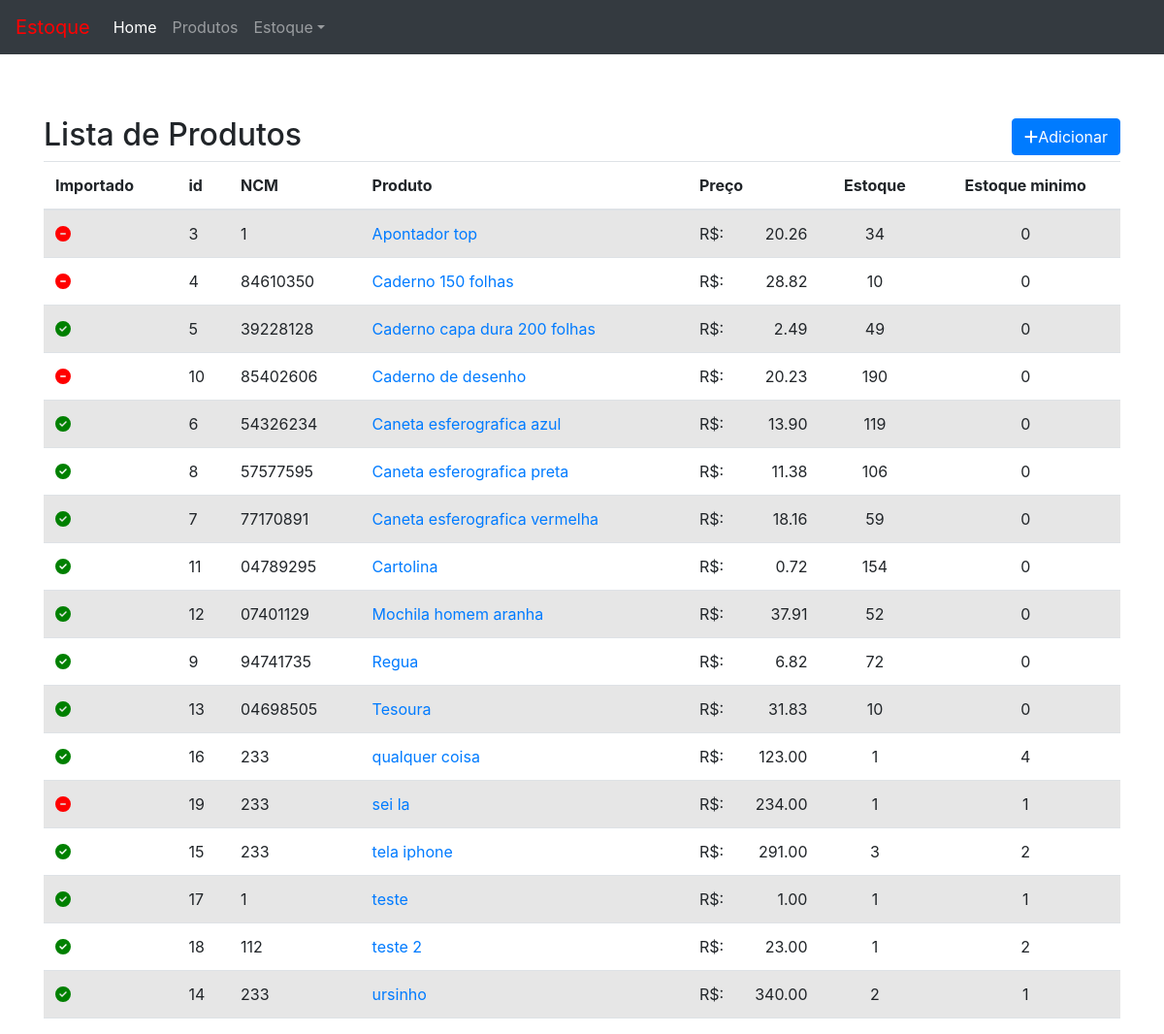
Before: /produto/ with the older database file.
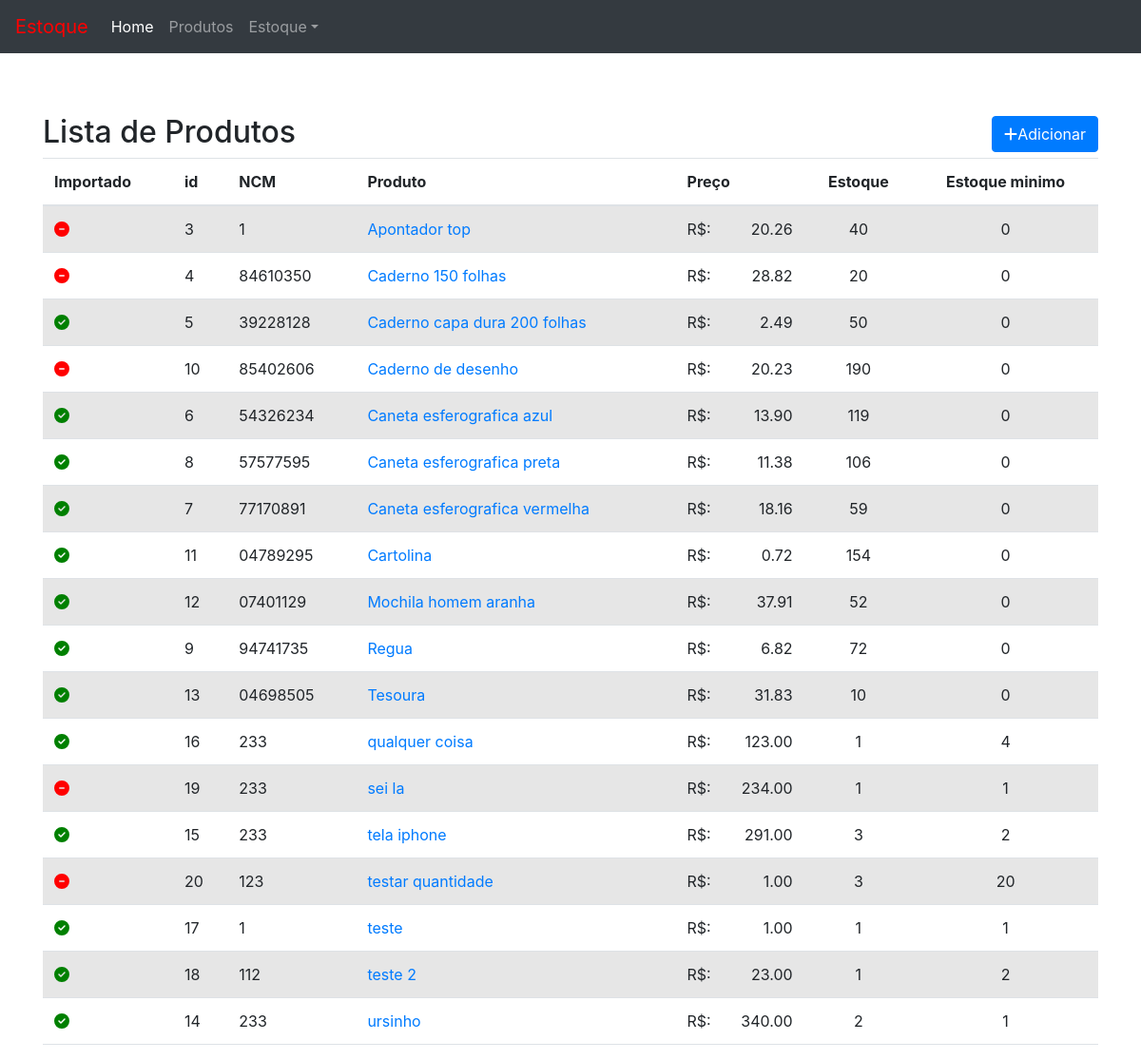
After: the same page with the newer database file.
### product/models.py (models this page shows, shortened)
class Product(models.Model):
    imported = models.BooleanField(default= True)
    ncm = models.CharField('NCM', max_length= 8)
    product = models.CharField(max_length=100 , unique=True)
    price = models.DecimalField('price' , max_digits=7 , decimal_places=2)
    inventory = models.IntegerField('current_inventory')
    minimum_inventory = models.IntegerField('minimum_inventory' ,default= 0)
    class Meta:
        ordering = ('product' , )
    def get_absolute_url(self):
        return reverse_lazy('produto:product_detail' , kwargs= {'pk': self.pk})

### product/views.py (the view)
# urls.py: path('' , v.produto_list , name='product_list'),
def produto_list(request):
    template_name = 'produto_list.html'
    objects= Product.objects.all()
    context = {'object_list': objects}
    return render(request  , template_name , context)

### product/templates/produto_list.html (shortened to what this page needs)
{% extends "base.html" %}
{% load static %}
{% block content%}
<div class="page-header">
    <h2>Lista de Produtos
        <span class="pull-right">
            <a href="{% url 'produto:product_add' %}">
                <button type="button" class="btn btn-primary">
                    <span class="fa fa-plus"></span>Adicionar
                </button>
            </a>
        </span>
    </h2>
    {% if object_list %}
    <table class="table table-striped">
        <thead>
            <tr>
                <th>Importado</th>
                <th>id</th>
                <th>NCM</th>
                <th>Produto</th>
                <th>Preço</th>
                <th class="text-center">Estoque</th>
                <th class="text-center">Estoque minimo</th>
            </tr>
        </thead>
        <tbody>
            {% for object in object_list %}
                <tr>
                    <td>
                        {% if object.imported %}
                          <i class="fa fa-check-circle ok"></i>
                        {% else %}
                          <i class="fa fa-minus-circle no"></i>
                        {% endif %}
                      </td>
                    <td> {{ object.id}} </td>
                    <td> {{ object.ncm}} </td>
                    <td>
                        <a href="{{ object.get_absolute_url }}">{{ object.product }}
                    </td>
                    <td>R$: <span class="pull-right">{{object.price}}</span> </td>
                    <td class="text-center"> {{ object.inventory }} </td>
                    <td class="text-center"> {{ object.minimum_inventory }} </td>
                </tr>
            {% endfor %}
        </tbody>
    </table>
    {% else %}
        <a href="" class="alert alert-warning">Sem itens na lista</a>
    {% endif %}
</div>
{% endblock content %}

### core/templates/base.html (shortened to what this page needs)
{% load static %}
<!doctype html>
<html lang="en">
  <head>
    <link rel="stylesheet" href="https://maxcdn.bootstrapcdn.com/bootstrap/4.0.0/css/bootstrap.min.css">
    <link rel="stylesheet" href="https://stackpath.bootstrapcdn.com/font-awesome/4.7.0/css/font-awesome.min.css">
    <link href="https://cdnjs.cloudflare.com/ajax/libs/select2/4.0.6-rc.0/css/select2.min.css" rel="stylesheet" />
    <link href="https://cdn.jsdelivr.net/npm/bootstrap@5.1.3/dist/css/bootstrap.min.css" rel="stylesheet">
    <link rel="stylesheet" href="https://cdn.jsdelivr.net/npm/bootstrap@4.5.3/dist/css/bootstrap.min.css">
    <link href="{% static 'fontawesome_free/css/all.min.css' %}" rel="stylesheet" type="text/css">
    <link href="fontawesome_free/css/all.min.css" rel="stylesheet" type="text/css">
    <link rel="stylesheet" href="{% static 'styles/style.css' %}">
  </head>
  <body>
    {% include "includes/nav.html" %}
    <div class="container">
        {% block content %}{% endblock content %}
    </div>
  </body>
</html>

### core/templates/includes/nav.html (shortened to what this page needs)
<nav class="navbar navbar-expand-md navbar-dark bg-dark fixed-top">
    <a class="navbar-brand" href="#" style="color: red;"> <img src="https://img.icons8.com/color/48/000000/fork-lift.png" alt="">Estoque</a>
    <div class="collapse navbar-collapse" id="navbarsExampleDefault">
        <ul class="navbar-nav mr-auto">
            <li class="nav-item active">
                <a class="nav-link" href="#">Home <span class="sr-only">(current)</span></a>
            </li>
            <li class="nav-item">
                <a class="nav-link" href="{% url 'produto:product_list' %}">Produtos</a>
            </li>
            <li class="nav-item dropdown">
                <a class="nav-link dropdown-toggle" href="#" id="dropdown01" data-toggle="dropdown" aria-haspopup="true" aria-expanded="false">Estoque</a>
            </li>
        </ul>
    </div>
</nav>

### core/static/styles/style.css (style rules this page uses)
body { margin-top: 120px; }
.ok { color: green; }
.no { color: red; }

Changed rows visible on the page:
changed Product "Apontador top": inventory "34" → "40"
changed Product "Caderno 150 folhas": inventory "10" → "20"
changed Product "Caderno capa dura 200 folhas": inventory "49" → "50"
added Product: imported False (drawn), id "20", ncm "123", product "testar quantidade", price "1.00", inventory "3", minimum_inventory "20"
